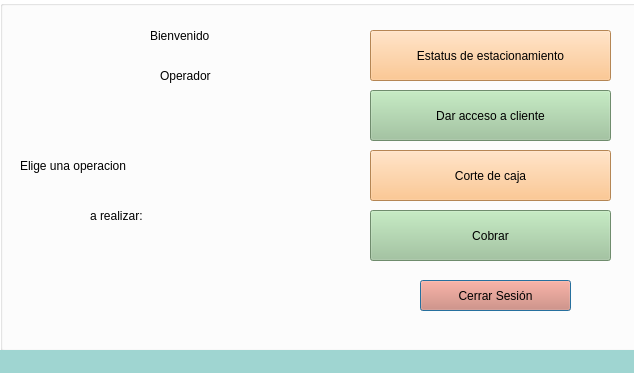
<?xml version="1.0" encoding="UTF-8"?>
<ui version="4.0">
 <class>operador</class>
 <widget class="QDialog" name="operador">
  <property name="geometry">
   <rect>
    <x>0</x>
    <y>0</y>
    <width>634</width>
    <height>373</height>
   </rect>
  </property>
  <property name="windowTitle">
   <string>Dialog</string>
  </property>
  <property name="styleSheet">
   <string notr="true">background-color: rgb(255, 255, 255);</string>
  </property>
  <widget class="QGroupBox" name="groupBox">
   <property name="geometry">
    <rect>
     <x>0</x>
     <y>0</y>
     <width>681</width>
     <height>351</height>
    </rect>
   </property>
   <property name="styleSheet">
    <string notr="true">background-color: rgb(255, 255, 255);</string>
   </property>
   <property name="title">
    <string/>
   </property>
   <widget class="QLabel" name="Bienvenido">
    <property name="geometry">
     <rect>
      <x>150</x>
      <y>10</y>
      <width>191</width>
      <height>51</height>
     </rect>
    </property>
    <property name="styleSheet">
     <string notr="true">font: 24pt &quot;Segoe Print&quot;;
background: transparent;</string>
    </property>
    <property name="text">
     <string>Bienvenido </string>
    </property>
   </widget>
   <widget class="QLabel" name="Operador">
    <property name="geometry">
     <rect>
      <x>160</x>
      <y>50</y>
      <width>161</width>
      <height>51</height>
     </rect>
    </property>
    <property name="styleSheet">
     <string notr="true">font: 24pt &quot;Segoe Print&quot;;
background: transparent;</string>
    </property>
    <property name="text">
     <string>Operador</string>
    </property>
   </widget>
   <widget class="QLabel" name="Logo">
    <property name="geometry">
     <rect>
      <x>0</x>
      <y>0</y>
      <width>111</width>
      <height>111</height>
     </rect>
    </property>
    <property name="styleSheet">
     <string notr="true">background: transparent;</string>
    </property>
    <property name="text">
     <string/>
    </property>
    <property name="pixmap">
     <pixmap resource="Imagenes.qrc">:/Imagenes/Imagenes/Icon_2_0.png</pixmap>
    </property>
   </widget>
   <widget class="QLabel" name="Eligeunaopcion">
    <property name="geometry">
     <rect>
      <x>20</x>
      <y>140</y>
      <width>321</width>
      <height>51</height>
     </rect>
    </property>
    <property name="styleSheet">
     <string notr="true">font: 24pt &quot;Segoe Print&quot;;
background: transparent;</string>
    </property>
    <property name="text">
     <string>Elige una operacion</string>
    </property>
   </widget>
   <widget class="QLabel" name="arealizar">
    <property name="geometry">
     <rect>
      <x>90</x>
      <y>190</y>
      <width>161</width>
      <height>51</height>
     </rect>
    </property>
    <property name="styleSheet">
     <string notr="true">font: 24pt &quot;Segoe Print&quot;;
background: transparent;</string>
    </property>
    <property name="text">
     <string>a realizar:</string>
    </property>
   </widget>
   <widget class="QPushButton" name="CerrarSesion">
    <property name="geometry">
     <rect>
      <x>420</x>
      <y>280</y>
      <width>151</width>
      <height>31</height>
     </rect>
    </property>
    <property name="styleSheet">
     <string notr="true">font: 14pt 75 &quot;Times New Roman&quot;;
hover!pressed:border: 5px solid green;
background-color:#DB7B65;</string>
    </property>
    <property name="text">
     <string>Cerrar Sesión</string>
    </property>
   </widget>
   <widget class="QPushButton" name="Cobrar">
    <property name="geometry">
     <rect>
      <x>370</x>
      <y>210</y>
      <width>241</width>
      <height>51</height>
     </rect>
    </property>
    <property name="styleSheet">
     <string notr="true">font: 14pt 75 &quot;Times New Roman&quot;;
hover!pressed:border: 5px solid green;
background-color: #9BC499;
</string>
    </property>
    <property name="text">
     <string>Cobrar</string>
    </property>
   </widget>
   <widget class="QPushButton" name="Corte_de_caja">
    <property name="geometry">
     <rect>
      <x>370</x>
      <y>150</y>
      <width>241</width>
      <height>51</height>
     </rect>
    </property>
    <property name="styleSheet">
     <string notr="true">font: 14pt 75 &quot;Times New Roman&quot;;
hover!pressed:border: 5px solid green;
background-color: #FDBB75;

</string>
    </property>
    <property name="text">
     <string>Corte de caja</string>
    </property>
   </widget>
   <widget class="QPushButton" name="RegistrodeVentas">
    <property name="geometry">
     <rect>
      <x>370</x>
      <y>90</y>
      <width>241</width>
      <height>51</height>
     </rect>
    </property>
    <property name="styleSheet">
     <string notr="true">font: 14pt 75 &quot;Times New Roman&quot;;
hover!pressed:border: 5px solid green;
background-color: #9BC499;

</string>
    </property>
    <property name="text">
     <string>Dar acceso a cliente</string>
    </property>
   </widget>
   <widget class="QPushButton" name="Estatus_estacionamiento">
    <property name="geometry">
     <rect>
      <x>370</x>
      <y>30</y>
      <width>241</width>
      <height>51</height>
     </rect>
    </property>
    <property name="styleSheet">
     <string notr="true">font: 14pt 75 &quot;Times New Roman&quot;;
hover!pressed:border: 5px solid green;
background-color: #FDBB75;
</string>
    </property>
    <property name="text">
     <string>Estatus de estacionamiento</string>
    </property>
   </widget>
  </widget>
  <widget class="QLabel" name="label_3">
   <property name="geometry">
    <rect>
     <x>-30</x>
     <y>350</y>
     <width>681</width>
     <height>31</height>
    </rect>
   </property>
   <property name="styleSheet">
    <string notr="true">background-color: #9fd5d1;</string>
   </property>
   <property name="text">
    <string/>
   </property>
  </widget>
 </widget>
 <resources>
  <include location="Imagenes.qrc"/>
 </resources>
 <connections/>
</ui>
